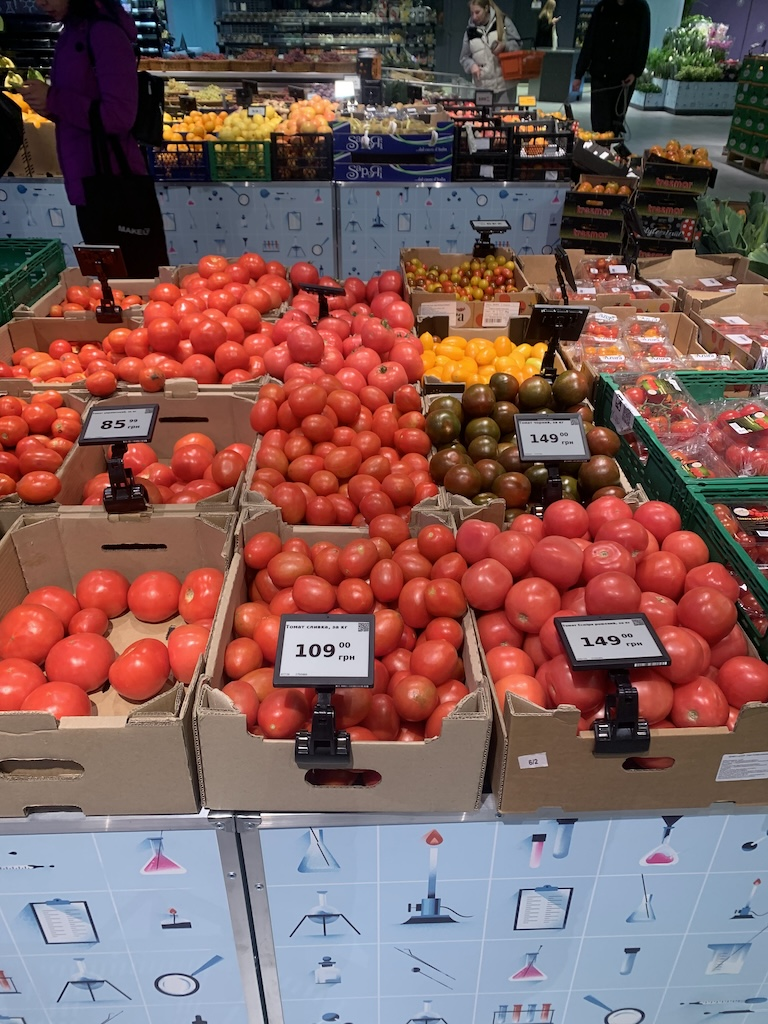
#> input picture photos/pomidory.jpg, 768 x 1024 px
$ python gradients.py
#> lines starting #> are read from the running program, lines starting #| are printed output that depends on the picture; after the words box and inside, x2 and y2 are one past the last pixel; in counts of white or black regions, pixels touching at a corner belong together
import cv2 as cv
import numpy as np

img= cv.imread('photos/pomidory.jpg')
#> img is the input picture: shape (1024, 768, 3); mean B, G, R 91.5, 93.7, 126.6
cv.imshow('kit', img)

# laplacian
grey = cv.cvtColor(img, cv.COLOR_BGR2GRAY)
cv.imshow('grey', grey)

lap = cv.Laplacian(grey, cv.CV_64F)
lap = np.uint8(np.absolute(lap))
cv.imshow('laplacian', lap)


# Sobel method
sobelx = cv.Sobel(grey, cv.CV_64F, 1, 0)
sobely = cv.Sobel(grey, cv.CV_64F, 0, 1)
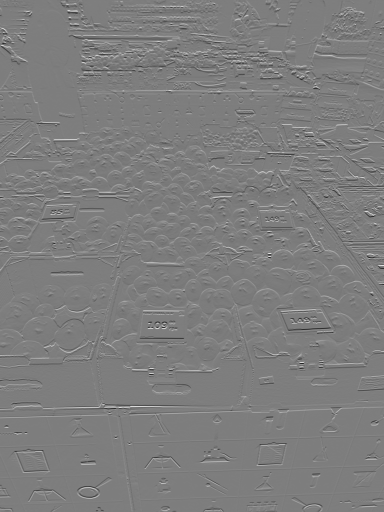
#> sobely: shape (1024, 768) float64 (shown at 1/2 size); min -992, max 1016, mean 0.9; drawn with min black and max white

cv.imshow('sobelx', sobelx)
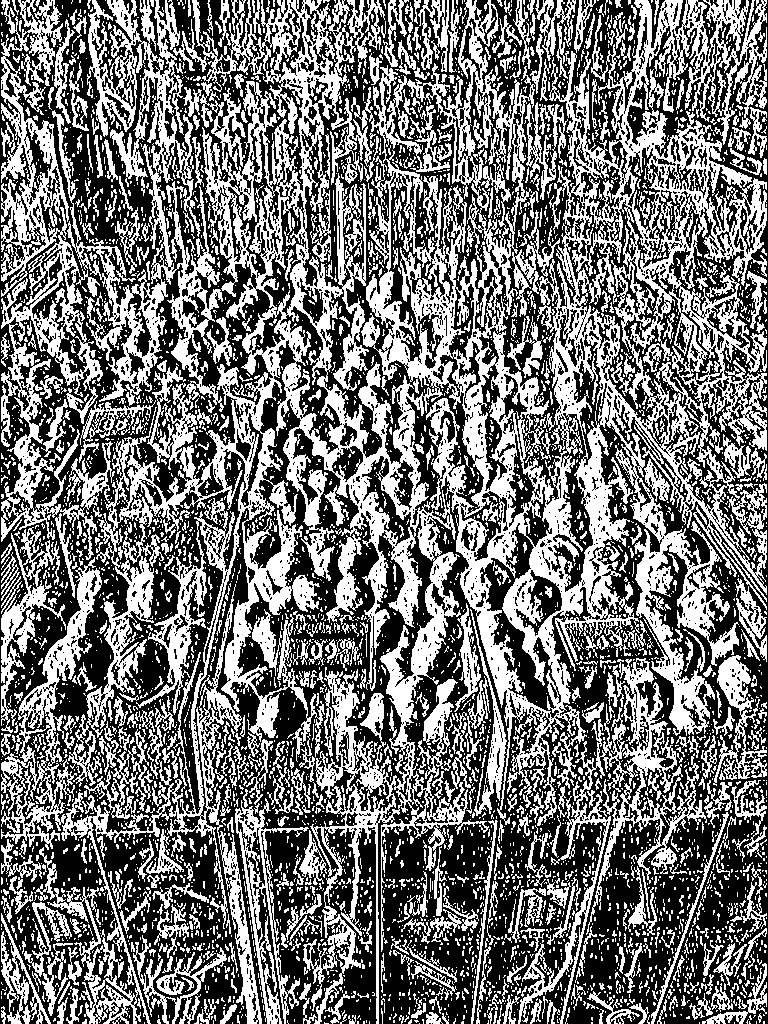
#> window 'sobelx': shape (1024, 768); 45.1% white; 4738 white regions (4017 under 20 px), largest, box (x1, y1, x2, y2) and area: (1, 0, 767, 1024) 231416, (518, 658, 707, 1024) 9766, (1, 557, 102, 850) 6525
cv.imshow('sobely', sobely)
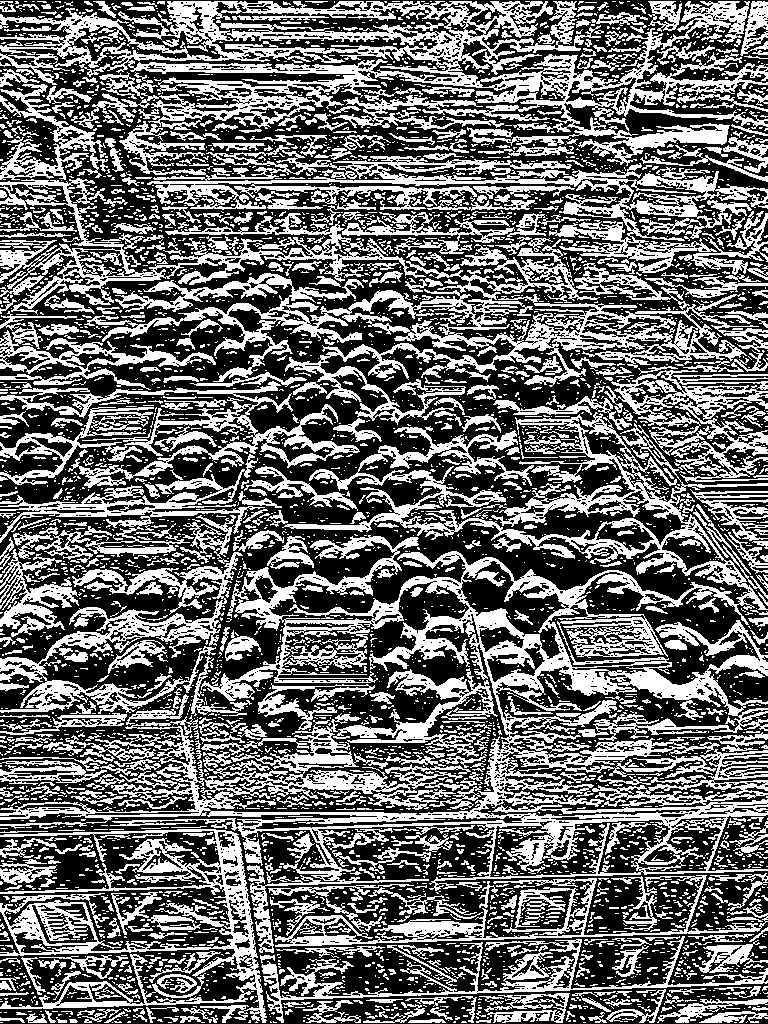
#> window 'sobely': shape (1024, 768); 42.6% white; 4578 white regions (3759 under 20 px), largest, box (x1, y1, x2, y2) and area: (0, 412, 768, 953) 77071, (0, 1, 768, 166) 37856, (0, 178, 768, 425) 33469

cv.imshow('x_and_y', cv.bitwise_or(sobelx, sobely))
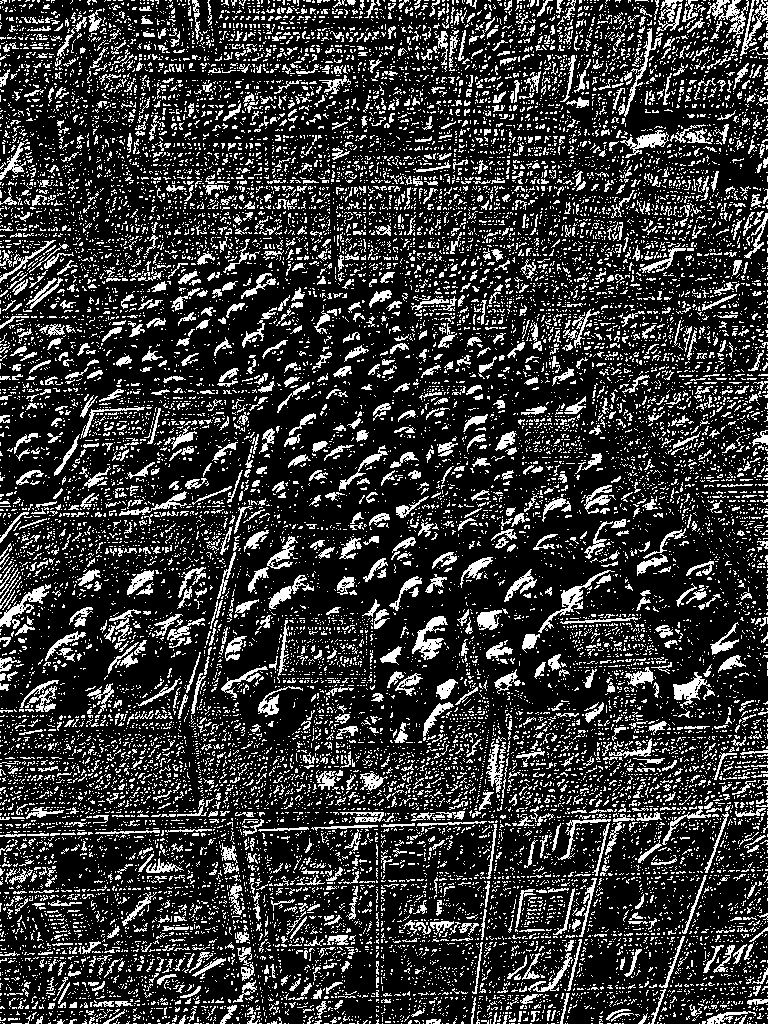
#> window 'x_and_y': shape (1024, 768); 21.3% white in thin lines or dots


canny = cv.Canny(grey, 150 , 175)
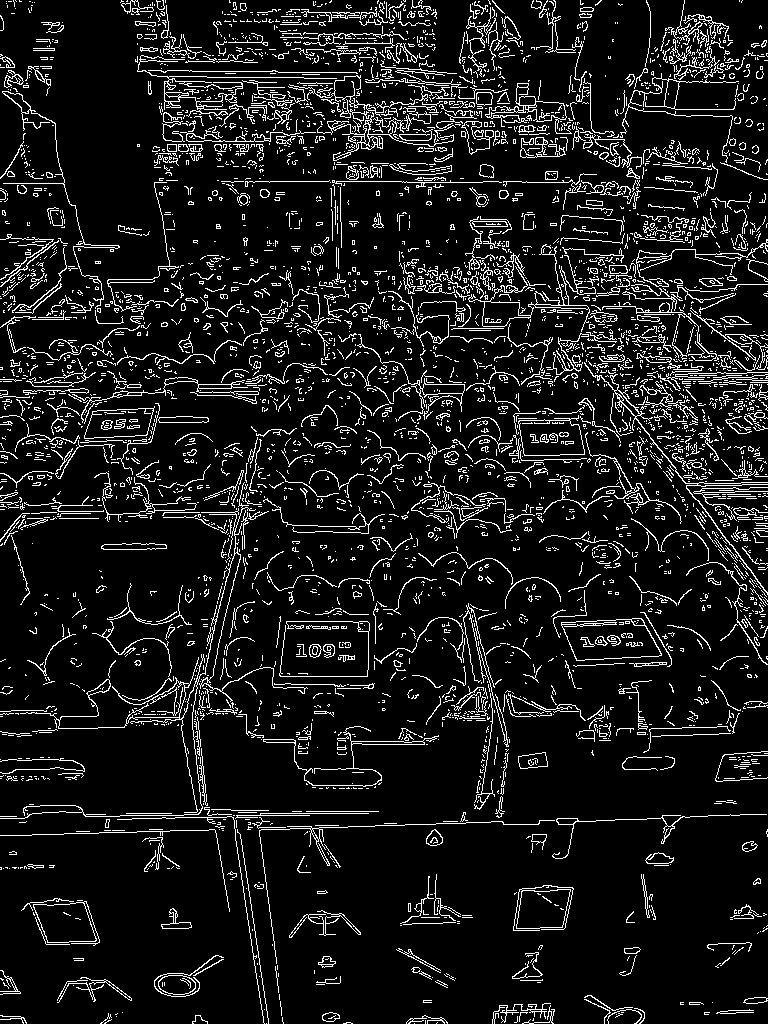
#> canny: shape (1024, 768); 9.7% white in thin lines or dots
cv.imshow('canny', canny)


cv.waitKey(0)

$ run again, with photos/cat_bilolap.jpg copied over photos/pomidory.jpg
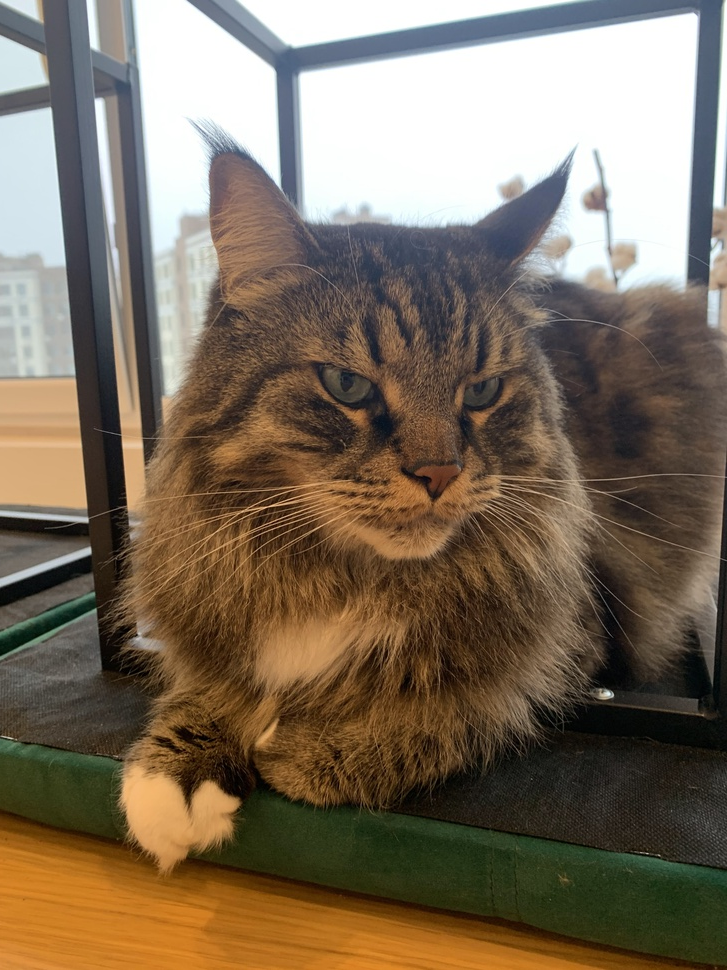
#> input picture photos/cat_bilolap.jpg, 727 x 970 px, shrunk from 3024 x 4032 before the run
#> img is the input picture: shape (970, 727, 3); mean B, G, R 92.9, 110.4, 124.6
#> `cv.imshow('sobelx', sobelx)`:
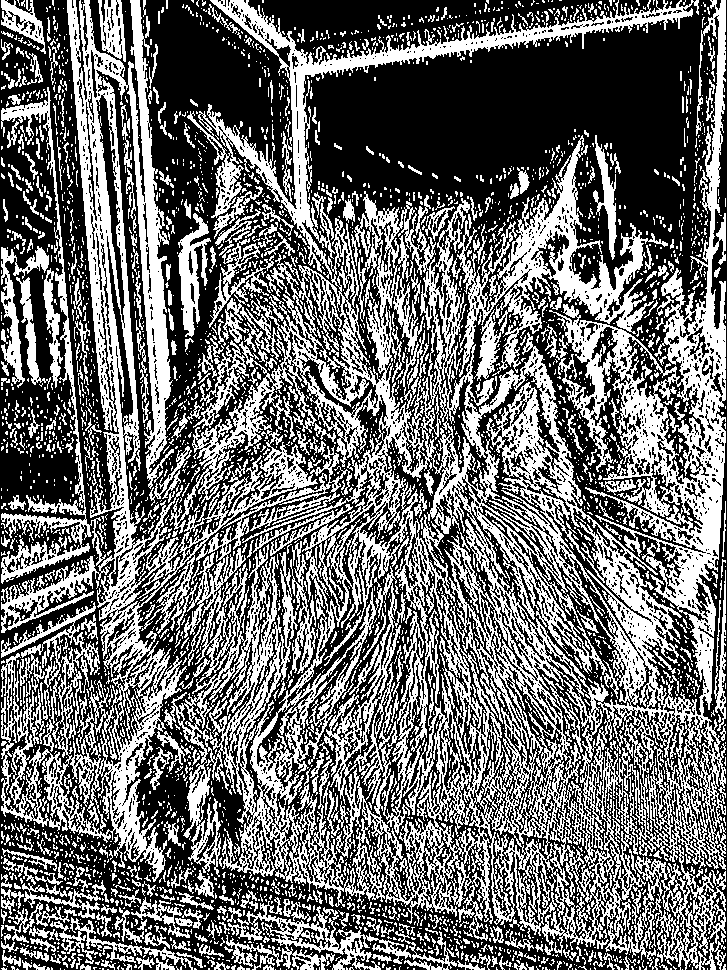
#> window 'sobelx': shape (970, 727); 42.6% white; 3915 white regions (3292 under 20 px), largest, box (x1, y1, x2, y2) and area: (1, 0, 726, 970) 222808, (1, 87, 106, 584) 5235, (226, 897, 411, 970) 3952
#> `canny = cv.Canny(grey, 150 , 175)`:
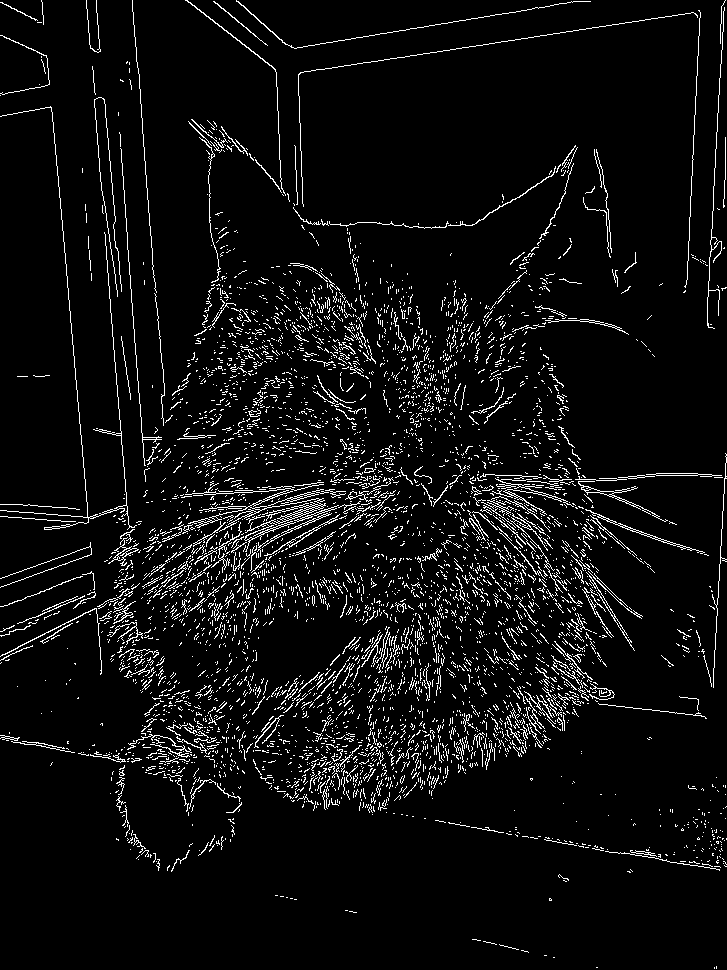
#> canny: shape (970, 727); 5.7% white in thin lines or dots

$ run again, with photos/orto_dvir.jpg copied over photos/pomidory.jpg
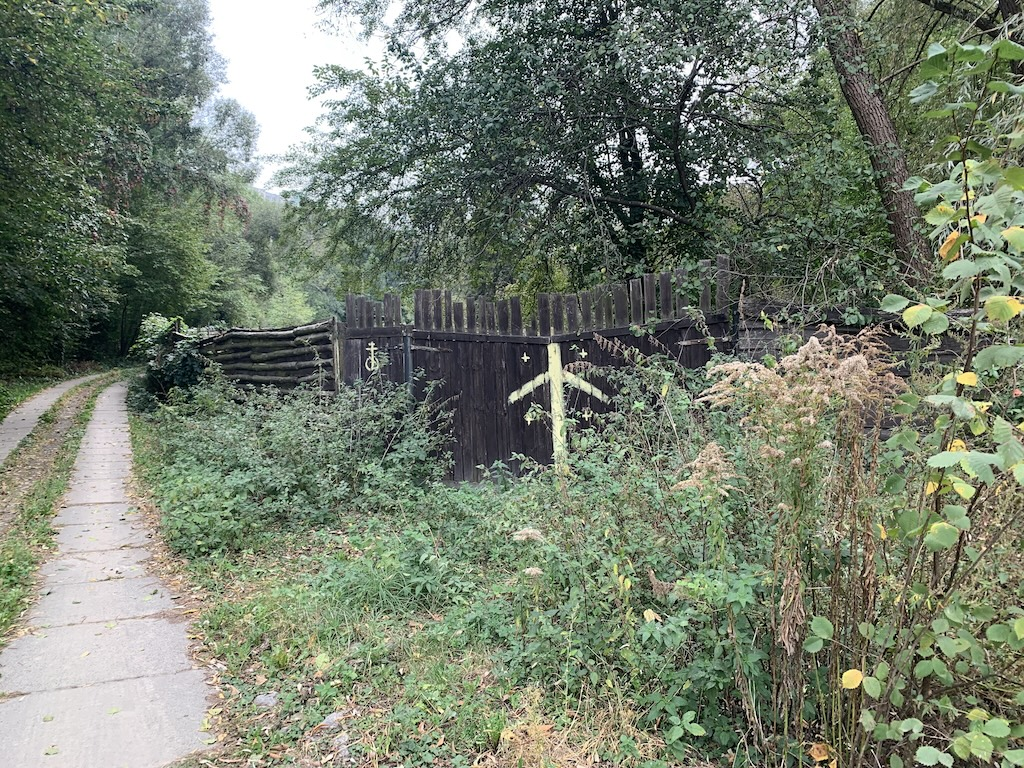
#> input picture photos/orto_dvir.jpg, 1024 x 768 px
#> img is the input picture: shape (768, 1024, 3); mean B, G, R 110.2, 127, 117.9
#> `cv.imshow('sobelx', sobelx)`:
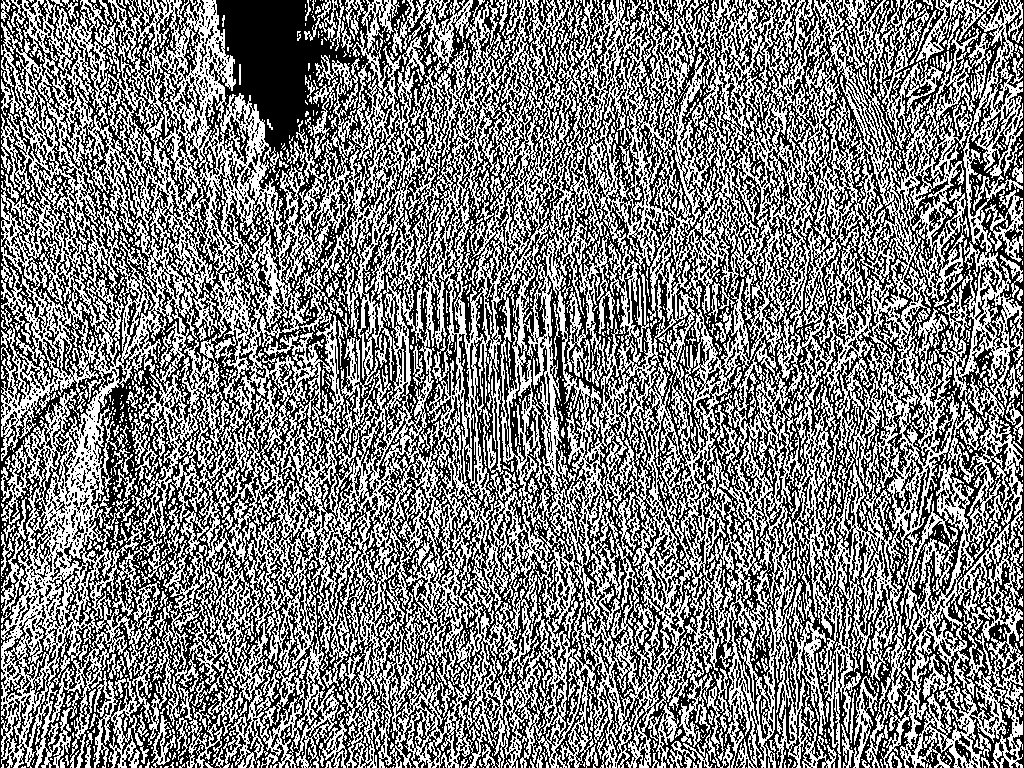
#> window 'sobelx': shape (768, 1024); 49.1% white in thin lines or dots
#> `canny = cv.Canny(grey, 150 , 175)`:
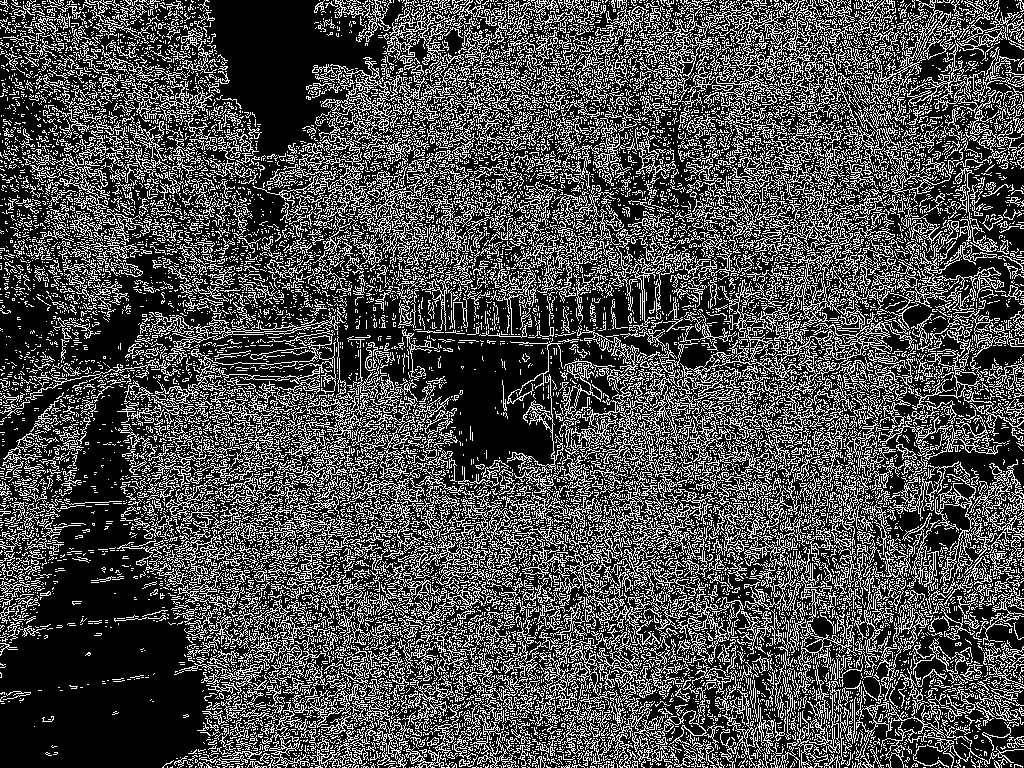
#> canny: shape (768, 1024); 29.4% white in thin lines or dots
